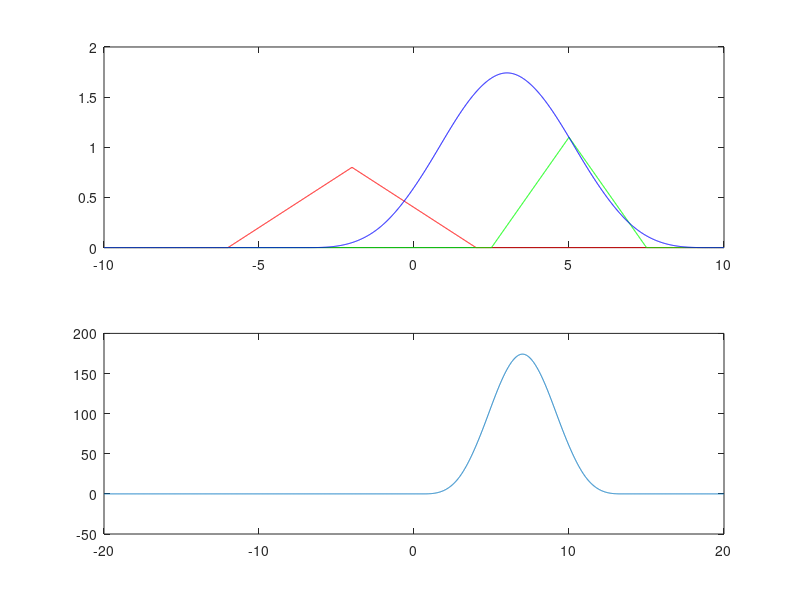

MATLAB code to generate this figure:
close all; clear all; clc;
 
% t=<-10,10>s Fs=100Hz
% x1(t) = trojkat, amp=0.8, szer=8s, tw=-2s
% x2(t) = trojkat, amp=1.1, szer=5s, tw=5s
% stworz sygnaly, policzyc splot
% wyswietlic sygnaly i ich splot
 
Fs=100;
t = -10:(1/Fs):10 % wektor czasu
x1 = 0.8 *(1-abs(t+2)/4).*(t>-6 & t<2);
x2 = 1.1*(1-abs(t-5)/2.5).*(t>2.5 & t<7.5);
xx=conv(x2,x1,'same')/Fs;
tc=-20:(1/Fs):20;
xc=xcorr(x2,x1);
subplot(211),plot(t,x1,'r',t,x2,'g',t,xx,'b');
subplot(212),plot(tc,xc);
 
